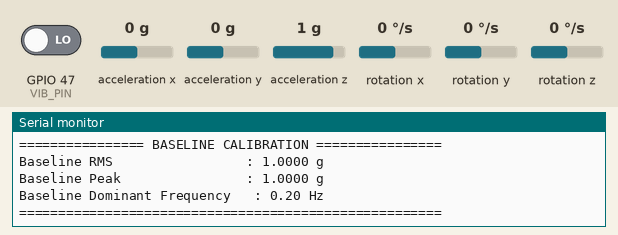
Recording of a sketch running on a simulated ESP32-S3. Shown: the last lines printed to the serial monitor. The inputs (shaded band) are chosen by the test bench; at power-on: acceleration z 1 g, GPIO 47 (VIB_PIN) LOW, acceleration x 0 g, acceleration y 0 g, rotation x 0 °/s, rotation y 0 °/s, rotation z 0 °/s.

Above: at 16.3 s.
16.4 s: acceleration z set to -1.4 g
At 20.9 s:
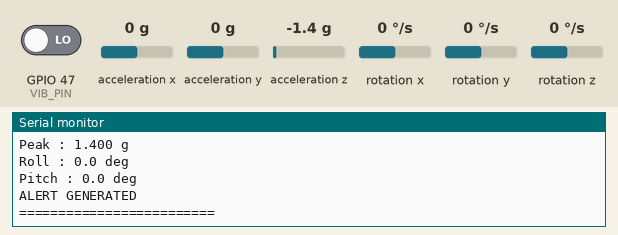
21.8 s: GPIO 47 (VIB_PIN) driven HIGH
At 26.6 s:
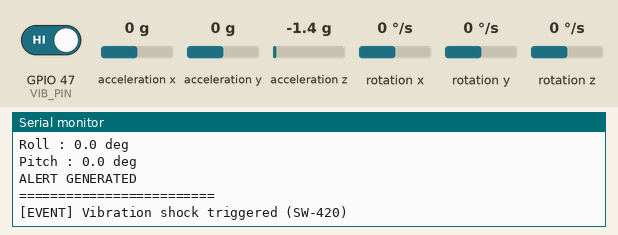
27.0 s: acceleration z set to -0.8 g
At 32.2 s:
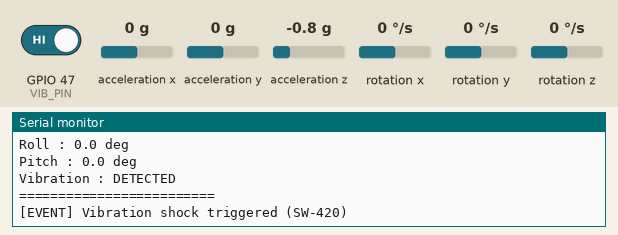
Timing chart, 0 to 33.7 s (numbered marks = the images above; inputs shaded):
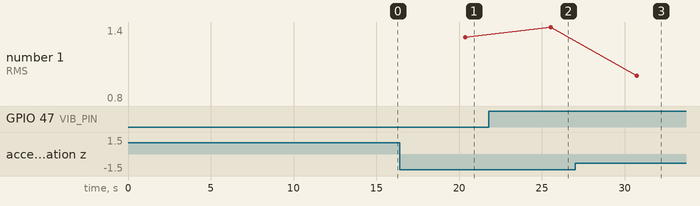

The sketch:

Bridge_SHM.ino
```cpp
/*
  ===================================================================================
  Project  : A Low-Cost IoT-Enabled Bridge Structural Health Monitoring (SHM) System
  Author   : MD. Rakib Hassan Dipu
  Dept.    : Department of IoT and Robotics Engineering
             University of Frontier Technology, Bangladesh
  Board    : ESP32-S3 Dev Module
  Sensors  : MPU9250 (9-DOF IMU) + SW-420 (Piezo/Spring Vibration Sensor)
  Features : Hardware-timed 200 Hz sampling, Baseline calibration, 1024-point FFT,
             Dominant Frequency Peak Extraction, RMS & Peak Energy calculation,
             Tilt angle computation, and Multi-parameter Damage Assessment Logic.
  ===================================================================================
  Pin Configuration:
    - MPU9250 SDA  -> GPIO 41
    - MPU9250 SCL  -> GPIO 42
    - SW-420 DOUT  -> GPIO 47
    - VCC          -> 3.3V
    - GND          -> GND
  ===================================================================================
*/

#include <Wire.h>
#include <MPU9250_asukiaaa.h>
#include <arduinoFFT.h>

// ==================== USER CONFIGURATION ====================
// 0 = Full formatted condition monitoring report (default)
// 1 = Serial Plotter mode (prints pure FFT magnitude spectrum)
#define SERIAL_PLOTTER   0

// ==================== PIN DEFINITIONS ====================
#define SDA_PIN         41
#define SCL_PIN         42
#define MPU_INT_PIN     21      // Optional hardware interrupt
#define VIB_PIN         47      // SW-420 digital trigger input

// ==================== CONSTANTS & THRESHOLDS ====================
const uint16_t BASELINE_SAMPLES   = 1000;   // Number of samples for initial baseline calibration
const uint16_t FFT_SAMPLES        = 1024;   // FFT buffer size (must be power of 2)
const double   SAMPLING_FREQUENCY = 200.0;  // Sampling frequency in Hz (5 ms interval)
const uint32_t SAMPLE_INTERVAL_US = (uint32_t)(1000000.0 / SAMPLING_FREQUENCY); // 5000 µs

// Structural Damage Criteria Thresholds
const float DAMAGE_FREQ_DROP_PERCENT = 5.0f;   // Alert if dominant frequency drops > 5.0%
const float DAMAGE_RMS_RISE_PERCENT  = 30.0f;  // Alert if RMS acceleration increases > 30.0%
const float DAMAGE_TILT_DEG          = 2.0f;   // Alert if inclination exceeds ±2.0 degrees

const uint32_t FFT_INTERVAL_MS       = 1000;   // Compute FFT once every 1 second

// ==================== GLOBAL OBJECTS ====================
MPU9250_asukiaaa mySensor;
arduinoFFT FFT = arduinoFFT();

// FFT Working Buffers
double vReal[FFT_SAMPLES];
double vImag[FFT_SAMPLES];
static double baselineBuf[BASELINE_SAMPLES];

// ==================== SYSTEM STATE VARIABLES ====================
float baselineRMS          = 0.0f;
float baselinePeak         = 0.0f;
float baselineDominantFreq = 0.0f;

float currentRMS        = 0.0f;
float currentPeak       = 0.0f;
float currentMax        = 0.0f;
float currentMin        = 0.0f;
float currentAvg        = 0.0f;
float dominantFrequency = 0.0f;
float peakMagnitude     = 0.0f;
float freqShiftPercent  = 0.0f;

float accelX = 0, accelY = 0, accelZ = 0;
float gyroX = 0, gyroY = 0, gyroZ = 0;
float roll = 0, pitch = 0;

bool     damageDetected     = false;
bool     vibrationDetected  = false;
uint32_t lastFFTMillis      = 0;

// ==================== FUNCTION PROTOTYPES ====================
void  initializeMPU();
void  calibrateBaseline();
void  readMPU();
float calculateRMS(double* data, uint16_t n);
float calculatePeak(double* data, uint16_t n, float &maxVal, float &minVal, float &avgVal);
void  calculateTilt();
void  collectSamples(double* buffer, uint16_t n);
void  performFFT(double* real, double* imag, uint16_t n);
float calculateDominantFrequency(double* real, uint16_t n, float &magnitude);
void  compareWithBaseline();
void  printHealthy();
void  printDamage();
void  printFFT(double* real, uint16_t n);

// =====================================================================
//                                SETUP
// =====================================================================
void setup() {
  Serial.begin(115200);
  uint32_t serialWaitStart = millis();
  while (!Serial && (millis() - serialWaitStart) < 3000) {
    // Wait for serial enumeration
  }

  pinMode(VIB_PIN, INPUT);

  Serial.println();
  Serial.println(F("====================================================="));
  Serial.println(F("  Bridge Structural Health Monitoring (SHM) System   "));
  Serial.println(F("  ESP32-S3 Edge Vibration & FFT Analyzer Initialized "));
  Serial.println(F("====================================================="));

  Wire.begin(SDA_PIN, SCL_PIN);
  Wire.setClock(400000); // 400 kHz Fast-mode I2C

  initializeMPU();

  Serial.println(F("[SYSTEM] Waiting 5 seconds for bridge stabilization before baseline calibration..."));
  uint32_t startWait = millis();
  while (millis() - startWait < 5000) {
    // Non-blocking wait
  }

  calibrateBaseline();
}

// =====================================================================
//                                LOOP
// =====================================================================
void loop() {
  readMPU();
  calculateTilt();

  // Read auxiliary vibration sensor
  vibrationDetected = (digitalRead(VIB_PIN) == HIGH);
  if (vibrationDetected) {
    Serial.println(F("[EVENT] Vibration shock triggered (SW-420)"));
  }

  // Periodic FFT Processing
  if (millis() - lastFFTMillis >= FFT_INTERVAL_MS) {
    lastFFTMillis = millis();

    // 1. Collect 1024 Z-axis acceleration samples at 200 Hz
    collectSamples(vReal, FFT_SAMPLES);
    for (uint16_t i = 0; i < FFT_SAMPLES; i++) {
      vImag[i] = 0.0;
    }

    // 2. Time-domain statistical feature extraction
    currentRMS  = calculateRMS(vReal, FFT_SAMPLES);
    currentPeak = calculatePeak(vReal, FFT_SAMPLES, currentMax, currentMin, currentAvg);

    // 3. Frequency-domain signal processing via FFT
    performFFT(vReal, vImag, FFT_SAMPLES);
    dominantFrequency = calculateDominantFrequency(vReal, FFT_SAMPLES, peakMagnitude);

    // 4. Multi-parameter Condition Assessment Logic
    compareWithBaseline();

    // 5. Output Results
    if (SERIAL_PLOTTER) {
      printFFT(vReal, FFT_SAMPLES);
    } else {
      if (damageDetected) {
        printDamage();
      } else {
        printHealthy();
      }
    }
  }
}

// =====================================================================
//                          SENSOR INITIALIZATION
// =====================================================================
void initializeMPU() {
  mySensor.setWire(&Wire);
  mySensor.beginAccel();
  mySensor.beginGyro();

  Serial.println(F("[INIT] MPU9250 9-DOF IMU Ready"));
  Serial.println(F("[INIT] SW-420 Vibration Sensor Ready"));
}

// =====================================================================
//                          BASELINE CALIBRATION
// =====================================================================
void calibrateBaseline() {
  Serial.println(F("[CALIB] Recording nominal baseline parameters..."));

  // Step 1: RMS & Peak from 1000 raw samples
  collectSamples(baselineBuf, BASELINE_SAMPLES);
  baselineRMS  = calculateRMS(baselineBuf, BASELINE_SAMPLES);
  baselinePeak = calculatePeak(baselineBuf, BASELINE_SAMPLES, currentMax, currentMin, currentAvg);

  // Step 2: Baseline Dominant Frequency via 1024-point FFT
  collectSamples(vReal, FFT_SAMPLES);
  for (uint16_t i = 0; i < FFT_SAMPLES; i++) {
    vImag[i] = 0.0;
  }
  performFFT(vReal, vImag, FFT_SAMPLES);
  float baseMag = 0.0f;
  baselineDominantFreq = calculateDominantFrequency(vReal, FFT_SAMPLES, baseMag);

  Serial.println(F("================ BASELINE CALIBRATION ================"));
  Serial.print(F("Baseline RMS                 : ")); Serial.print(baselineRMS, 4);  Serial.println(F(" g"));
  Serial.print(F("Baseline Peak                : ")); Serial.print(baselinePeak, 4); Serial.println(F(" g"));
  Serial.print(F("Baseline Dominant Frequency   : ")); Serial.print(baselineDominantFreq, 2); Serial.println(F(" Hz"));
  Serial.println(F("======================================================"));
}

// =====================================================================
//                          READ MPU9250
// =====================================================================
void readMPU() {
  mySensor.accelUpdate();
  accelX = mySensor.accelX();
  accelY = mySensor.accelY();
  accelZ = mySensor.accelZ();

  mySensor.gyroUpdate();
  gyroX = mySensor.gyroX();
  gyroY = mySensor.gyroY();
  gyroZ = mySensor.gyroZ();
}

// =====================================================================
//                          TILT (ROLL / PITCH)
// =====================================================================
void calculateTilt() {
  roll  = atan2(accelY, sqrt(accelX * accelX + accelZ * accelZ)) * 180.0 / PI;
  pitch = atan2(-accelX, sqrt(accelY * accelY + accelZ * accelZ)) * 180.0 / PI;
}

// =====================================================================
//                          SAMPLE COLLECTION @ 200 Hz
// =====================================================================
void collectSamples(double* buffer, uint16_t n) {
  uint32_t nextSampleTime = micros();

  for (uint16_t i = 0; i < n; i++) {
    while ((int32_t)(micros() - nextSampleTime) < 0) {
      // Hardware-timed microsecond polling
    }
    nextSampleTime += SAMPLE_INTERVAL_US;

    mySensor.accelUpdate();
    buffer[i] = (double)mySensor.accelZ();
  }
}

// =====================================================================
//                          RMS CALCULATION
// =====================================================================
float calculateRMS(double* data, uint16_t n) {
  double sumSq = 0.0;
  for (uint16_t i = 0; i < n; i++) {
    sumSq += data[i] * data[i];
  }
  return (float)sqrt(sumSq / n);
}

// =====================================================================
//                          PEAK CALCULATION
// =====================================================================
float calculatePeak(double* data, uint16_t n, float &maxVal, float &minVal, float &avgVal) {
  double mx = data[0];
  double mn = data[0];
  double sum = 0.0;

  for (uint16_t i = 0; i < n; i++) {
    if (data[i] > mx) mx = data[i];
    if (data[i] < mn) mn = data[i];
    sum += data[i];
  }

  maxVal = (float)mx;
  minVal = (float)mn;
  avgVal = (float)(sum / n);

  double peak = fabs(mx) > fabs(mn) ? fabs(mx) : fabs(mn);
  return (float)peak;
}

// =====================================================================
//                          FFT COMPUTATION
// =====================================================================
void performFFT(double* real, double* imag, uint16_t n) {
  FFT.Windowing(real, n, FFT_WIN_TYP_HAMMING, FFT_FORWARD);
  FFT.Compute(real, imag, n, FFT_FORWARD);
  FFT.ComplexToMagnitude(real, imag, n);
}

// =====================================================================
//                          DOMINANT FREQUENCY EXTRACTION
// =====================================================================
float calculateDominantFrequency(double* real, uint16_t n, float &magnitude) {
  uint16_t peakIndex = 1; // Skip DC component (bin 0)
  double peakVal = real[1];

  for (uint16_t i = 2; i < (n / 2); i++) {
    if (real[i] > peakVal) {
      peakVal = real[i];
      peakIndex = i;
    }
  }

  magnitude = (float)peakVal;
  float freq = (float)peakIndex * ((float)SAMPLING_FREQUENCY / (float)n);
  return freq;
}

// =====================================================================
//                          CONDITION ASSESSMENT LOGIC
// =====================================================================
void compareWithBaseline() {
  freqShiftPercent = ((baselineDominantFreq - dominantFrequency) / baselineDominantFreq) * 100.0f;
  float rmsRisePercent = ((currentRMS - baselineRMS) / baselineRMS) * 100.0f;

  bool freqDrop   = freqShiftPercent > DAMAGE_FREQ_DROP_PERCENT;
  bool rmsRise    = rmsRisePercent > DAMAGE_RMS_RISE_PERCENT;
  bool tiltExceed = (fabs(roll) > DAMAGE_TILT_DEG) || (fabs(pitch) > DAMAGE_TILT_DEG);

  damageDetected = freqDrop || rmsRise || tiltExceed;
}

// =====================================================================
//                          SERIAL REPORT: HEALTHY
// =====================================================================
void printHealthy() {
  Serial.println(F("========================="));
  Serial.println(F("Bridge Status : HEALTHY"));
  Serial.print(F("Dominant Frequency : ")); Serial.print(dominantFrequency, 2); Serial.println(F(" Hz"));
  Serial.print(F("Baseline Frequency : ")); Serial.print(baselineDominantFreq, 2); Serial.println(F(" Hz"));
  Serial.print(F("Frequency Shift : "));    Serial.print(freqShiftPercent, 1);    Serial.println(F(" %"));
  Serial.print(F("RMS : "));   Serial.print(currentRMS, 3);  Serial.println(F(" g"));
  Serial.print(F("Peak : "));  Serial.print(currentPeak, 3); Serial.println(F(" g"));
  Serial.print(F("Roll : "));  Serial.print(roll, 1);  Serial.println(F(" deg"));
  Serial.print(F("Pitch : ")); Serial.print(pitch, 1); Serial.println(F(" deg"));
  Serial.print(F("Vibration : ")); Serial.println(vibrationDetected ? F("DETECTED") : F("NORMAL"));
  Serial.println(F("========================="));
}

// =====================================================================
//                          SERIAL REPORT: DAMAGE ALERT
// =====================================================================
void printDamage() {
  Serial.println(F("========================="));
  Serial.println(F("Bridge Status : POSSIBLE DAMAGE"));
  Serial.print(F("Dominant Frequency : ")); Serial.print(dominantFrequency, 2); Serial.println(F(" Hz"));
  Serial.print(F("Baseline Frequency : ")); Serial.print(baselineDominantFreq, 2); Serial.println(F(" Hz"));
  Serial.print(F("Frequency Shift : "));    Serial.print(freqShiftPercent, 1);    Serial.println(F(" %"));
  Serial.print(F("RMS : "));   Serial.print(currentRMS, 3);  Serial.println(F(" g"));
  Serial.print(F("Peak : "));  Serial.print(currentPeak, 3); Serial.println(F(" g"));
  Serial.print(F("Roll : "));  Serial.print(roll, 1);  Serial.println(F(" deg"));
  Serial.print(F("Pitch : ")); Serial.print(pitch, 1); Serial.println(F(" deg"));
  Serial.println(F("ALERT GENERATED"));
  Serial.println(F("========================="));
}

// =====================================================================
//                          SERIAL PLOTTER OUTPUT
// =====================================================================
void printFFT(double* real, uint16_t n) {
  for (uint16_t i = 1; i < (n / 2); i++) {
    Serial.println(real[i], 4);
  }
}
```

Measured:
- after the input at 16.4 s, the serial monitor: prints a new line after 4.0 s (image 1)
- after the input at 21.8 s, the serial monitor: prints a new line after 3.8 s (image 2)
- after the input at 27.0 s, the serial monitor: prints a new line after 3.7 s (image 3)
- plotted number 1: 1.4 → 0.8 after the input at 27.0 s
